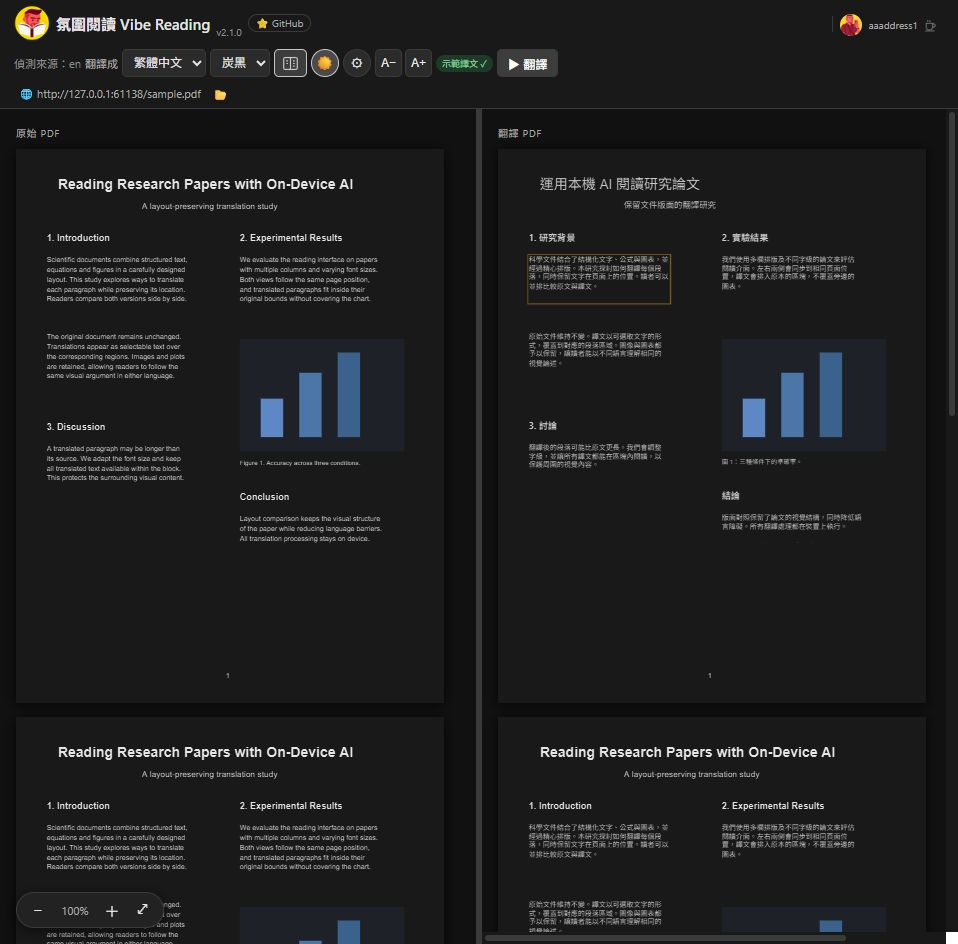
#> input picture store/pdf-inline-edit-v2.1.png, 958 x 944 px, given in place of store, which was not available
$ python prepare-upload-screenshots.py ../store
#> lines starting #> are read from the running program, lines starting #| are printed output that depends on the picture
"""Normalize supplied screenshots to the shared Chrome/Edge upload dimensions."""
import argparse
from pathlib import Path
import struct
import zipfile
from PIL import Image

ROOT = Path(__file__).resolve().parents[1]
SIZE = (1280, 800)


def main():
    parser = argparse.ArgumentParser(description=__doc__)
    parser.add_argument('images', nargs='+', type=Path)
    parser.add_argument('--output', type=Path, default=ROOT / 'store' / 'upload-screenshots')
    args = parser.parse_args()
    args.output.mkdir(parents=True, exist_ok=True)
    outputs = []
    for index, source in enumerate(args.images, 1):
        destination = args.output / f'{index:02d}-{source.stem}-1280x800.png'
        with Image.open(source) as image:
            # Store uploads need exact dimensions. Keep the entire supplied UI
            # visible and flatten alpha rather than cutting either reading pane.
#> image is the input picture: PIL image 958x944 RGB; mean R, G, B 30.4, 30.8, 31.5
            rgba = image.convert('RGBA')
            flattened = Image.new('RGB', image.size, '#191919')
#> flattened: PIL image 958x944 RGB; every value is 25
            flattened.paste(rgba, mask=rgba.getchannel('A'))
            flattened.resize(SIZE, Image.Resampling.LANCZOS).save(destination, optimize=True)
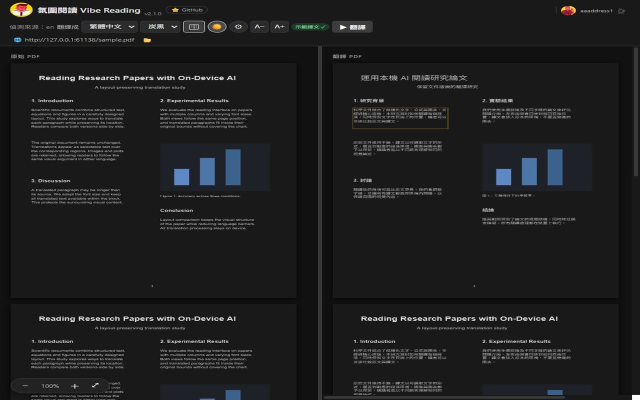
#> saved as 01-store-1280x800.png: PIL image 1280x800 RGB (shown at 1/2 size); mean R, G, B 30.4, 30.8, 31.4
        with Image.open(destination) as check:
            assert check.size == SIZE and check.mode == 'RGB'
#> (the run stopped early here; a loop or call above may not have finished)

$ run again, on store/pdf-layout-v2.1.png
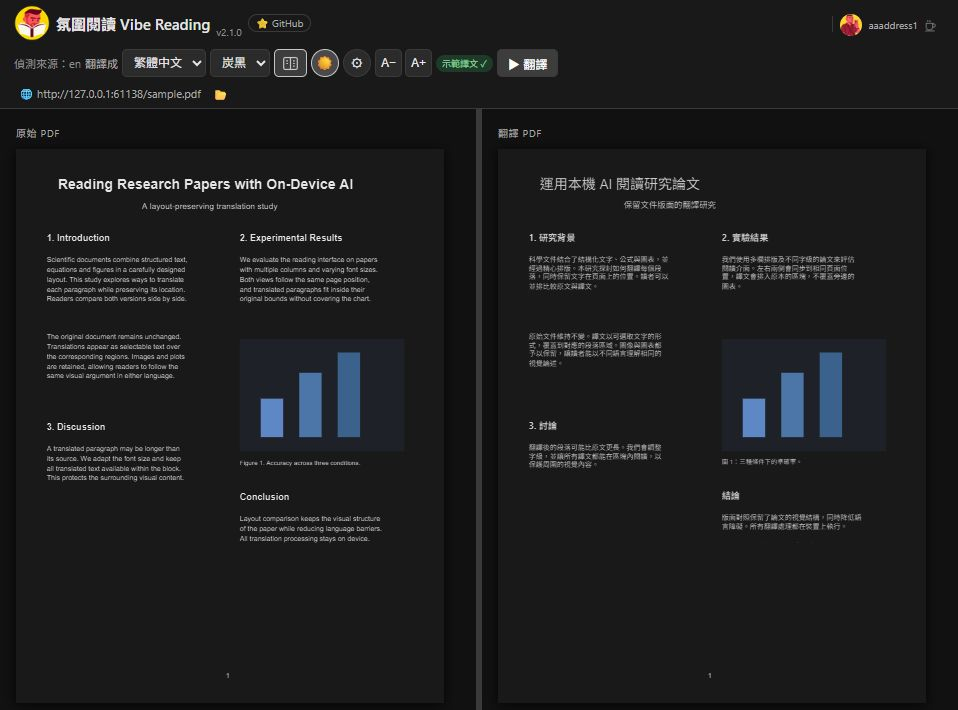
#> input picture store/pdf-layout-v2.1.png, 958 x 710 px, given in place of store, which was not available
#> in main, image is the input picture: PIL image 958x710 RGB; mean R, G, B 29.5, 30, 30.7
#> flattened: PIL image 958x710 RGB; every value is 25
#> in main, `flattened.resize(SIZE, Image.Resampling.LANCZOS).save(destination, opt..`:
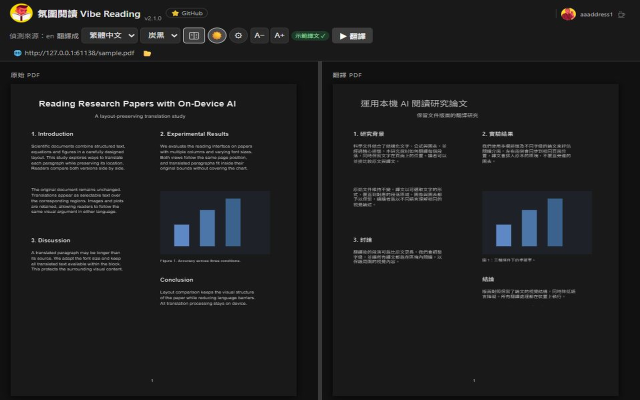
#> saved as 01-store-1280x800.png: PIL image 1280x800 RGB (shown at 1/2 size); mean R, G, B 29.5, 30, 30.7
